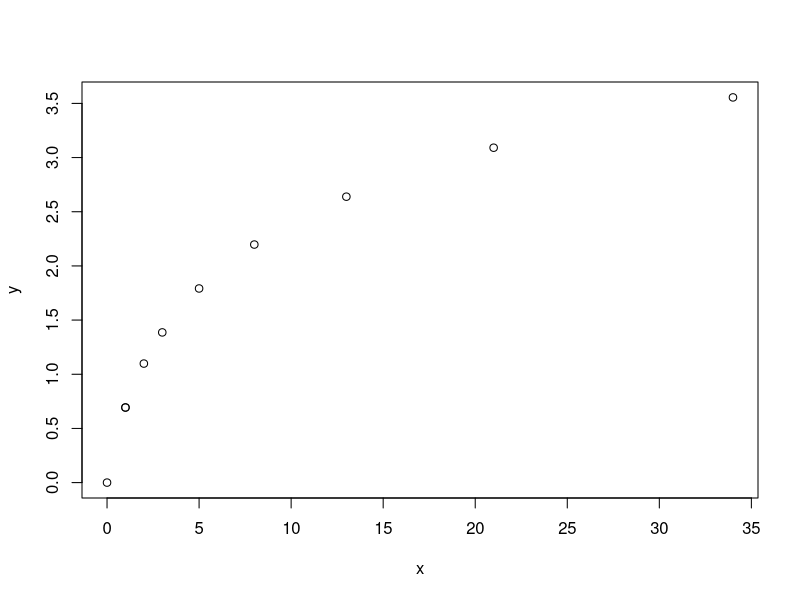
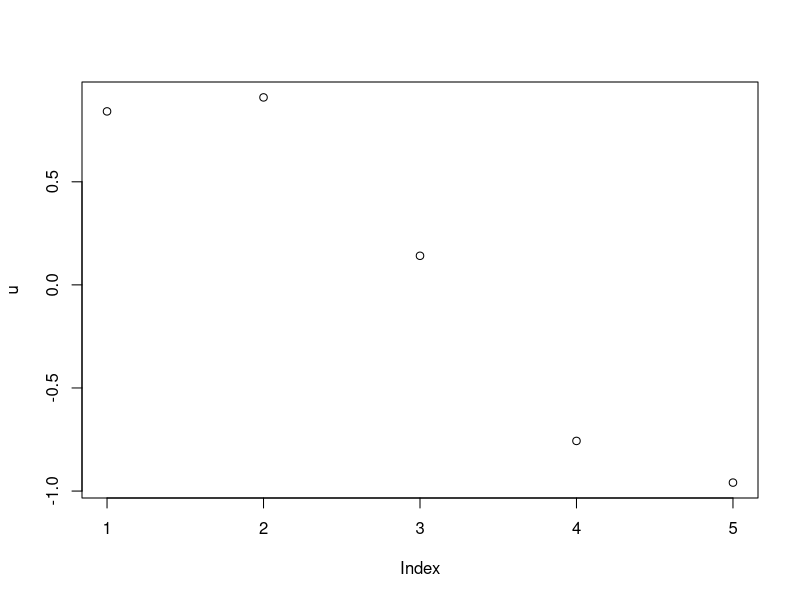

The R script that drew these images, in order:
# Script for Exercise in R

x <- c(0,1,1,2,3,5,8,13,21,34,55) # nolint # nolint: commas_linter.
mean(x)
median(x)
sd(x)    # Desviación Estándar del conjunto de datos

var(x)   # Varianza de x

# Funciones de Correlación y Co-varianza :

x <- c(0,1,1,2,3,5,8,13,21,34) # nolint: commas_linter.
y <- log(x + 1)
cor(x, y)    # Correlación entre los valores de ambas variables
cov(x, y)    # Co-varianza entre las variables de estudio
plot(x, y)

# Dataset with NA values in a serie
x <- c(0, 1, 1, NA, 2, 3, NA)
mean(x)
#  The result is and NA and don´t execute the command well...
sd(x)
sd(x, na.rm = TRUE)  #...we need to call the na.rm TRUE parameter and producte a result... # nolint
mean(x, na.rm = TRUE)

# Creating a sequences...
1:5
seq(from = 1, to = 10, by = 2)
v <- rep(2, times = 10)

0:9
9:0  #  Inverse sequence...

# Vector management...
fib <- c(2, 1, 10, 2, 3, 5, 8, 13, 21, 34)
fib
fib[3]
fib[0:3]

# Comparing vectors :

a <- 3
a == pi # Test for equality

a != pi # Test for inequality
a < pi
a > pi
a <= pi

# Vector asignments...
years <- c(1960, 1964, 1976, 1994)
names(years) <- c("Kennedy", "Johnson", "Carter", "Clinton")
years

# Register searchs..
years["Carter"]
years["Clinton"]
years[c("Carter","Clinton")]

# Functions Implementation
# Function Sintax:
function(param1, ..., paramN) {
  expr1
  .
  .
  .
  exprM
}

cv <- function(x) sd(x)/mean(x)  # Coefficient of Variation
cv(1:10)

# Euclid’s algorithm for computing the greatest common divisor of two integers:
gcd <- function(a,b) {
  if (b == 0) return(a)
  else return(gcd(b, a %% b))
}
gcd(3, 9)

# ------------------------------------------------------
# Vector Operations :

v <- c(11,12,13,14,15) # nolint
w <- c(1,2,3,4,5) # nolint: commas_linter.
v + w
v - w
v * w
v / w
w ^ v    # Exponenciation Operation

w + 2    # Operations with a scalar number....
w * 3
w ^ 3

mean(w)
w - mean(w)
sd(w)
print(w - mean(w))/sd(w)  # Z Core of w vector

r <- sqrt(w)
print(r)
s <- log(w)
t <- log10(w)
u <- sin(w)
print(u)
plot(u)











  


